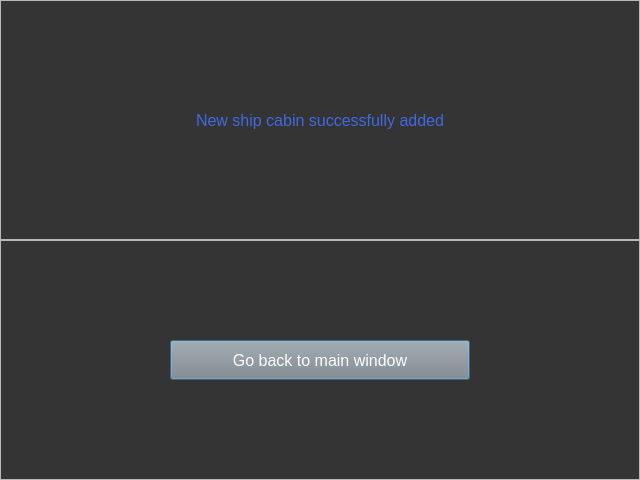
<?xml version="1.0" encoding="UTF-8"?>
<ui version="4.0">
 <class>Dialog</class>
 <widget class="QDialog" name="Dialog">
  <property name="geometry">
   <rect>
    <x>0</x>
    <y>0</y>
    <width>640</width>
    <height>480</height>
   </rect>
  </property>
  <property name="minimumSize">
   <size>
    <width>640</width>
    <height>480</height>
   </size>
  </property>
  <property name="windowTitle">
   <string>Dialog</string>
  </property>
  <property name="styleSheet">
   <string notr="true">QDialog {
background-color: #343434;
}
QLabel {
color: #4169E1;
font-size: 12pt;
}
QPushButton {
font-size: 12pt;
color: #FFFFFF;
background-color: #888888;
}</string>
  </property>
  <layout class="QVBoxLayout" name="verticalLayout">
   <property name="spacing">
    <number>0</number>
   </property>
   <property name="leftMargin">
    <number>0</number>
   </property>
   <property name="topMargin">
    <number>0</number>
   </property>
   <property name="rightMargin">
    <number>0</number>
   </property>
   <property name="bottomMargin">
    <number>0</number>
   </property>
   <item>
    <widget class="QFrame" name="frame">
     <property name="frameShape">
      <enum>QFrame::StyledPanel</enum>
     </property>
     <property name="frameShadow">
      <enum>QFrame::Raised</enum>
     </property>
     <layout class="QHBoxLayout" name="horizontalLayout">
      <item>
       <widget class="QLabel" name="label">
        <property name="text">
         <string>New ship cabin successfully added</string>
        </property>
        <property name="alignment">
         <set>Qt::AlignCenter</set>
        </property>
       </widget>
      </item>
     </layout>
    </widget>
   </item>
   <item>
    <widget class="QFrame" name="frame_2">
     <property name="frameShape">
      <enum>QFrame::StyledPanel</enum>
     </property>
     <property name="frameShadow">
      <enum>QFrame::Raised</enum>
     </property>
     <layout class="QHBoxLayout" name="horizontalLayout_2">
      <property name="spacing">
       <number>0</number>
      </property>
      <property name="leftMargin">
       <number>0</number>
      </property>
      <property name="topMargin">
       <number>0</number>
      </property>
      <property name="rightMargin">
       <number>0</number>
      </property>
      <property name="bottomMargin">
       <number>0</number>
      </property>
      <item>
       <widget class="QPushButton" name="go_back">
        <property name="minimumSize">
         <size>
          <width>0</width>
          <height>40</height>
         </size>
        </property>
        <property name="maximumSize">
         <size>
          <width>300</width>
          <height>40</height>
         </size>
        </property>
        <property name="text">
         <string>Go back to main window</string>
        </property>
       </widget>
      </item>
     </layout>
    </widget>
   </item>
  </layout>
 </widget>
 <resources/>
 <connections/>
</ui>
